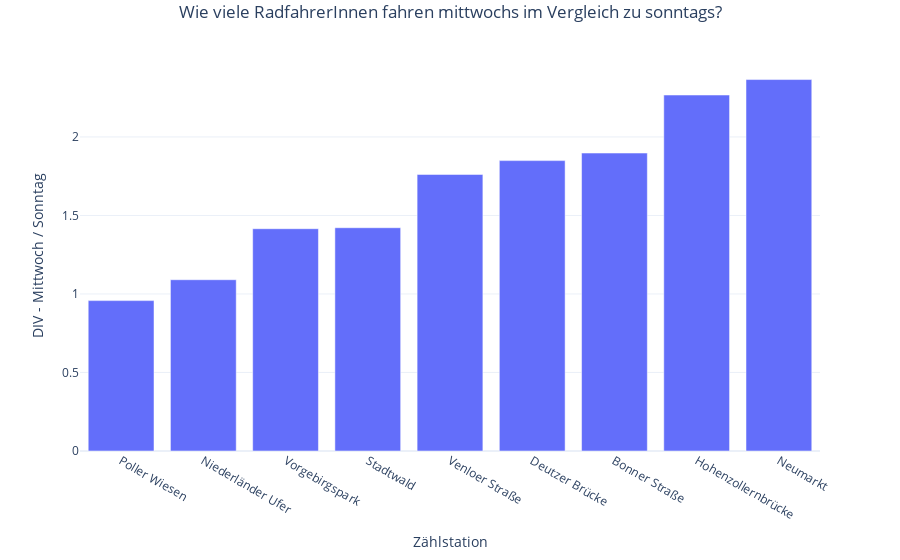

Notebook code cell kept with this figure:
### Code cell
# Finale Grafik!
df = (bike_grouped_by_weekday.loc["Mittwoch"] / bike_grouped_by_weekday.loc["Sonntag"]).sort_values()
fig = px.bar(df, 
              template=style,
              labels={"value": "DIV - Mittwoch / Sonntag",  "index": "Zählstation"})
# Update title
fig.update_layout(
    showlegend=False,
    title={'text': "Wie viele RadfahrerInnen fahren mittwochs im Vergleich zu sonntags?",'y':0.99,'x':0.5, 'xanchor': 'center', 'yanchor': 'top'})
fig.show()

### Figure 1 — Plotly figure (JSON) as saved in the notebook; plotly's stock layout.template omitted (floating-point values rounded to 4 significant figures)
{"data": [{"alignmentgroup": "True", "hovertemplate": "variable=0<br>Zählstation=%{x}<br>DIV - Mittwoch / Sonntag=%{y}<extra></extra>", "legendgroup": "0", "marker": {"color": "#636efa"}, "name": "0", "offsetgroup": "0", "orientation": "v", "showlegend": true, "textposition": "auto", "type": "bar", "x": ["Poller Wiesen", "Niederländer Ufer", "Vorgebirgspark", "Stadtwald", "Venloer Straße", "Deutzer Brücke", "Bonner Straße", "Hohenzollernbrücke", "Neumarkt"], "xaxis": "x", "y": [0.9577, 1.091, 1.416, 1.422, 1.761, 1.849, 1.897, 2.267, 2.366], "yaxis": "y"}], "layout": {"barmode": "relative", "legend": {"title": {"text": "variable"}, "tracegroupgap": 0}, "margin": {"t": 60}, "showlegend": false, "title": {"text": "Wie viele RadfahrerInnen fahren mittwochs im Vergleich zu sonntags?", "x": 0.5, "xanchor": "center", "y": 0.99, "yanchor": "top"}, "xaxis": {"anchor": "y", "domain": [0, 1], "title": {"text": "Zählstation"}}, "yaxis": {"anchor": "x", "domain": [0, 1], "title": {"text": "DIV - Mittwoch / Sonntag"}}}}
